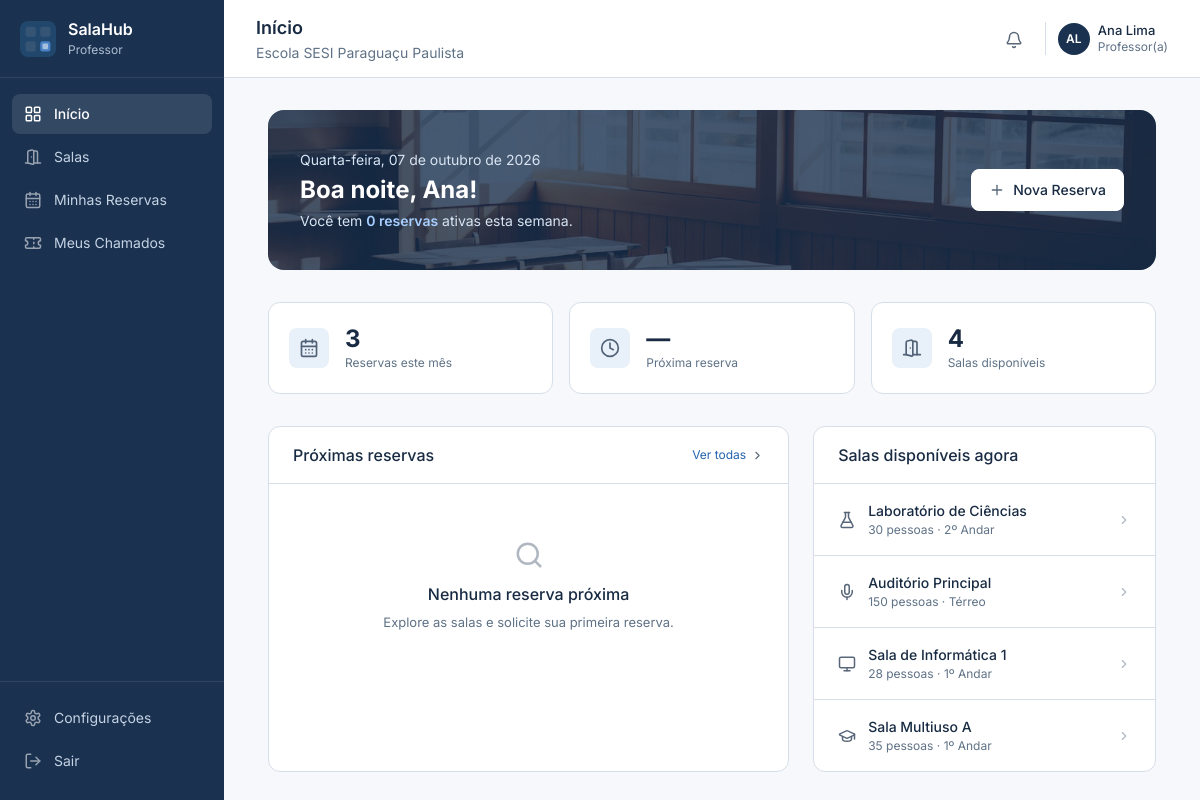
Page /index.php?page=dashboard (signed in) on the committed database.
### tables this page shows
CREATE TABLE IF NOT EXISTS users (
    id INT UNSIGNED AUTO_INCREMENT PRIMARY KEY,
    name VARCHAR(120) NOT NULL,
    email VARCHAR(190) NOT NULL,
    password_hash VARCHAR(255) NULL,
    role ENUM('Administrador', 'Técnico', 'Usuário') NOT NULL DEFAULT 'Usuário',
    created_at TIMESTAMP NOT NULL DEFAULT CURRENT_TIMESTAMP,
    updated_at TIMESTAMP NOT NULL DEFAULT CURRENT_TIMESTAMP ON UPDATE CURRENT_TIMESTAMP,
    CONSTRAINT uq_users_email UNIQUE (email),
    CONSTRAINT chk_users_name CHECK (CHAR_LENGTH(TRIM(name)) > 0),
    CONSTRAINT chk_users_email CHECK (CHAR_LENGTH(TRIM(email)) > 0)
);

CREATE TABLE IF NOT EXISTS rooms (
    id INT UNSIGNED AUTO_INCREMENT PRIMARY KEY,
    name VARCHAR(120) NOT NULL,
    type ENUM('Laboratório','Biblioteca','Auditório','Informática','Sala de Aula','Reunião') NOT NULL,
    capacity SMALLINT UNSIGNED NOT NULL,
    floor VARCHAR(60) NOT NULL,
    features VARCHAR(500) NOT NULL,
    image VARCHAR(100) NOT NULL DEFAULT 'scene-5.jpg',
    status ENUM('Disponível','Ocupado','Manutenção') NOT NULL DEFAULT 'Disponível',
    description TEXT NOT NULL,
    created_at TIMESTAMP NOT NULL DEFAULT CURRENT_TIMESTAMP,
    CONSTRAINT chk_room_name CHECK (CHAR_LENGTH(TRIM(name)) > 0),
    CONSTRAINT chk_room_capacity CHECK (capacity > 0),
    CONSTRAINT uq_room_name UNIQUE (name)
);

### app/Core/Controller.php (called while the page is built, shortened)
<?php
class Controller
{
    protected function render(string $view, array $data = []): void
    {
        extract($data, EXTR_SKIP);
        $currentUser = Auth::user();
        $admin = Auth::adminView();
        require dirname(__DIR__) . '/Views/layout.php';
    }
}

### app/Controllers/SchoolController.php (called while the page is built, shortened)
<?php
final class SchoolController extends Controller
{
    public function handle(string $page,string $action,?int $id): void
    {
        match($page) {
            'dashboard' => $this->dashboard(), 'rooms' => $this->rooms($action,$id),
            'booking' => $this->booking($action), 'reservations','approvals' => $this->reservations($page,$action,$id),
            'calendar' => $this->calendar(), 'settings' => $this->settings($action),
        };
    }
    private function dashboard(): void
    {
        $admin=Auth::adminView(); $rooms=(new Room())->search();
        $all=(new Reservation())->listing($admin?null:(int)Auth::user()['id']);
        $active=array_values(array_filter($all,fn($b)=>in_array($b['status'],['Pendente','Confirmado'],true)&&$b['date']>=date('Y-m-d')));
        $this->render($admin?'admin-dashboard':'dashboard',compact('rooms','all','active','pending','weekStart')+[
            'page'=>'dashboard','title'=>$admin?'Painel de Controle':'Início','subtitle'=>\app_config('school_name'),'userCount'=>count(array_filter((new User())->search(),fn($u)=>$u['role']==='Usuário')),
        ]);
    }
}

### app/Core/Router.php (called while the page is built, shortened)
<?php
final class Router
{
    public function dispatch(ManagementController $management): void
    {
        $page = $_GET['page'] ?? 'dashboard';
        $action = $_GET['action'] ?? 'index';
        $id = null;
        (new SchoolController())->handle($page,$action,$id);
    }
}

### index.php (called while the page is built, shortened)
<?php
require __DIR__ . '/app/bootstrap.php';
try {
    (new Router())->dispatch(new ManagementController());
} catch (Throwable $exception) {
    error_log((string) $exception);
    http_response_code(500);
    $message = 'Não foi possível concluir a operação. Verifique a configuração do banco de dados e tente novamente.';
    require __DIR__ . '/app/Views/error.php';
}

### app/Models/Model.php (called while the page is built, shortened)
<?php
abstract class Model
{
    protected string $table;
    protected PDO $db;
    public function __construct(?PDO $db = null)
    {
        $this->db = $db ?? Database::connection();
    }
    public function find(int $id): ?array
    {
        $query = $this->db->prepare("SELECT * FROM {$this->table} WHERE id = ?");
        $query->execute([$id]);
        return $query->fetch() ?: null;
    }
    protected function pattern(string $search): string
    {
        return '%' . str_replace(['!', '%', '_'], ['!!', '!%', '!_'], $search) . '%';
    }
}

### app/Core/Database.php (called while the page is built, shortened)
<?php
final class Database
{
    private static ?PDO $connection = null;
    public static function connection(): PDO
    {
        if (self::$connection === null) {
            $config = require dirname(__DIR__, 2) . '/config/database.php';
            self::$connection = new PDO(
                "mysql:host={$config['host']};port={$config['port']};dbname={$config['database']};charset=utf8mb4",
                $config['username'],
                $config['password'],
                [PDO::ATTR_ERRMODE => PDO::ERRMODE_EXCEPTION, PDO::ATTR_DEFAULT_FETCH_MODE => PDO::FETCH_ASSOC, PDO::ATTR_EMULATE_PREPARES => false]
            );
        }
        return self::$connection;
    }
}

### app/Core/Auth.php (called while the page is built, shortened)
<?php
final class Auth
{
    public static function user(): ?array
    {
        return isset($_SESSION['user_id']) ? (new User())->find((int) $_SESSION['user_id']) : null;
    }
    public static function isAdmin(): bool { return (self::user()['role'] ?? '') === 'Administrador'; }
    public static function adminView(): bool { return self::isAdmin() && ($_SESSION['view_mode'] ?? 'admin') === 'admin'; }
}

### app/bootstrap.php (called while the page is built, shortened)
<?php
spl_autoload_register(static function (string $class): void {
    if (str_starts_with($class, 'App\\')) {
        $path = __DIR__ . '/' . str_replace('\\', '/', substr($class, 4)) . '.php';
    }
});
function e(mixed $value): string
{
    return htmlspecialchars((string) $value, ENT_QUOTES | ENT_SUBSTITUTE, 'UTF-8');
}
function url(string $resource = 'dashboard', array $params = []): string
{
    return 'index.php?' . http_build_query(['page' => $resource] + $params);
}

### app/Models/Reservation.php (called while the page is built, shortened)
<?php
final class Reservation extends Model
{
    public function listing(?int $user = null, string $status = '', ?string $from = null, ?string $to = null, ?int $room = null): array
    {
        $sql = 'SELECT b.*, r.name AS room_name, r.type AS room_type, r.image AS room_image, u.name AS teacher FROM reservations b JOIN rooms r ON r.id = b.room_id JOIN users u ON u.id = b.user_id WHERE 1=1';
        $values = [];
        foreach (['b.user_id' => $user, 'b.status' => $status ?: null, 'b.room_id' => $room] as $column => $value) {
            if ($value !== null) { $sql .= " AND {$column} = ?"; $values[] = $value; }
        }
        if ($from !== null) { $sql .= ' AND b.date >= ?'; $values[] = $from; }
        $query = $this->db->prepare($sql . ' ORDER BY b.date, b.start_time, b.id');
        $query->execute($values);
        return $query->fetchAll();
    }
}

### app/Models/Room.php (called while the page is built, shortened)
<?php
final class Room extends Model
{
    public function search(string $search = '', string $type = '', int $capacity = 0, bool $available = false): array
    {
        $sql = "SELECT * FROM rooms WHERE (name LIKE ? ESCAPE '!' OR type LIKE ? ESCAPE '!' OR features LIKE ? ESCAPE '!') AND capacity >= ?";
        $values = [$this->pattern($search), $this->pattern($search), $this->pattern($search), $capacity];
        $query = $this->db->prepare($sql . ' ORDER BY id');
        $query->execute($values);
        return $query->fetchAll();
    }
}

### app/Views/dashboard.php (the view)
<?php
$availableRooms=array_values(array_filter($rooms,fn($r)=>$r['status']==='Disponível'));
$monthly=count(array_filter($all,fn($b)=>substr($b['date'],0,7)===date('Y-m')&&in_array($b['status'],['Confirmado','Pendente'],true)));
$weekCount=count(array_filter($active,fn($b)=>$b['date']<=date('Y-m-d',strtotime('sunday this week'))));
$next=$active[0]['date']??null;
$nextLabel=$next?($next===date('Y-m-d')?'Hoje':($next===date('Y-m-d',strtotime('+1 day'))?'Amanhã':date('d/m',strtotime($next)))):'—';
$days=['Domingo','Segunda-feira','Terça-feira','Quarta-feira','Quinta-feira','Sexta-feira','Sábado'];$months=['janeiro','fevereiro','março','abril','maio','junho','julho','agosto','setembro','outubro','novembro','dezembro'];
?>
<section class="welcome-banner"><img src="public/assets/images/scene-8.jpg" alt="Sala de aula"><div class="welcome-copy"><p><?= e($days[(int)date('w')].', '.date('d').' de '.$months[(int)date('n')-1].' de '.date('Y')) ?></p><h2><?= (int)date('H')<12?'Bom dia':((int)date('H')<18?'Boa tarde':'Boa noite') ?>, <?= e(explode(' ',$currentUser['name'])[0]) ?>!</h2><p>Você tem <strong><?= $weekCount ?> reservas</strong> ativas esta semana.</p></div><a class="button button-white" href="<?= e(url('rooms')) ?>"><?= icon('plus') ?>Nova Reserva</a></section>
<section class="stat-grid teacher-stats" aria-label="Resumo de reservas"><?php foreach([['calendar-days',$monthly,'Reservas este mês'],['clock',$nextLabel,'Próxima reserva'],['door-open',count($availableRooms),'Salas disponíveis']] as [$i,$value,$label]): ?><article class="stat-card"><span class="stat-icon"><?= icon($i) ?></span><div><strong><?= e($value) ?></strong><p><?= e($label) ?></p></div></article><?php endforeach; ?></section>
<div class="dashboard-grid"><section class="card"><header class="card-heading"><h3>Próximas reservas</h3><a class="text-link" href="<?= e(url('reservations')) ?>">Ver todas <?= icon('chevron-right') ?></a></header><?php if(!$active){empty_state('Nenhuma reserva próxima','Explore as salas e solicite sua primeira reserva.');}foreach(array_slice($active,0,3) as $b): ?><article class="reservation-row"><div class="date-tile"><strong><?= date('d',strtotime($b['date'])) ?></strong><small>/<?= date('m',strtotime($b['date'])) ?></small></div><div class="grow"><div class="row-title"><h4><?= e($b['room_name']) ?></h4><?= badge($b['status']) ?></div><p><?= e($b['purpose']) ?></p><small class="inline-meta"><?= icon('clock') ?><?= e(substr($b['start_time'],0,5).' – '.substr($b['end_time'],0,5)) ?></small></div></article><?php endforeach; ?></section>
<section class="card"><header class="card-heading"><h3>Salas disponíveis agora</h3></header><?php foreach(array_slice($availableRooms,0,4) as $room): ?><a class="available-row" href="<?= e(url('rooms',['action'=>'show','id'=>$room['id']])) ?>"><?= icon(room_icon($room['type'])) ?><div class="grow"><h4><?= e($room['name']) ?></h4><small><?= (int)$room['capacity'] ?> pessoas · <?= e($room['floor']) ?></small></div><?= icon('chevron-right') ?></a><?php endforeach; if(!$availableRooms){empty_state('Nenhuma sala disponível','Confira o catálogo para mais informações.');} ?></section></div>

### app/Views/layout.php (shortened to what this page needs)
<?php require_once __DIR__.'/helpers.php'; $subtitle??='Gestão escolar integrada'; ?>
<!doctype html><html lang="pt-BR"><head><link rel="stylesheet" href="public/assets/app.css"></head>
<body class="<?= $admin?'admin-view':'teacher-view' ?>"><a class="skip-link" href="#main">Pular para o conteúdo</a>
<aside class="sidebar" id="sidebar"><a class="brand" href="<?= e(url()) ?>"><img src="public/assets/logo-dark.svg" width="36" height="36" alt=""><span><strong>SalaHub</strong><small><?= $admin?'Coordenação':'Professor' ?></small></span></a>
<nav aria-label="Navegação principal">
<?php $nav=$admin?['dashboard'=>['layout-grid','Painel'],'rooms'=>['door-open','Salas'],'approvals'=>['book-open','Aprovações'],'calendar'=>['calendar-days','Calendário']]:['dashboard'=>['layout-grid','Início'],'rooms'=>['door-open','Salas'],'reservations'=>['calendar-days','Minhas Reservas'],'tickets'=>['ticket','Meus Chamados']]; foreach($nav as $key=>[$i,$label]): ?>
<a class="nav-link <?= $page===$key?'active':'' ?>" <?= $page===$key?'aria-current="page"':'' ?> href="<?= e(url($key)) ?>"><?= icon($i) ?><span><?= e($label) ?></span></a>
<?php endforeach; ?>
</nav><div class="sidebar-bottom"><a class="nav-link <?= $page==='settings'?'active':'' ?>" href="<?= e(url('settings')) ?>"><?= icon('settings') ?>Configurações</a><form method="post" action="<?= e(url('logout',['action'=>'store'])) ?>"><?= csrf_field() ?><button class="nav-link"><?= icon('log-out') ?>Sair</button></form></div></aside>
<div class="app-shell"><header class="topbar"><div class="page-heading"><h1><?= e($title) ?></h1><p><?= e($subtitle) ?></p></div><div class="header-actions">
<?php if(\App\Core\Auth::isAdmin()): ?><?= e(url('switch',['action'=>'store'])) ?><?= csrf_field() ?><?= icon('graduation-cap') ?> <?= $admin?'Professor':'Admin' ?><?php endif; ?>
<details class="notifications"><summary aria-label="Notificações"><?= icon('bell') ?></summary></details>
<a class="profile" href="<?= e(url('settings')) ?>"><span class="avatar"><?= e(initials($currentUser['name'])) ?></span><span class="profile-name"><strong><?= e($currentUser['name']) ?></strong><small><?= $admin?'Coordenação':'Professor(a)' ?></small></span></a></div></header>
<main id="main" class="content" tabindex="-1"><?php if($flash): ?><?= icon($flash['type']==='error'?'circle-alert':'check') ?><?= e($flash['message']) ?><?= icon('x') ?><?php endif; ?><?php require __DIR__.'/'.$view.'.php'; ?></main></div>
</body></html>

### app/Views/helpers.php (shortened to what this page needs)
<?php
function icon(string $name, string $class = ''): string { return '<img class="icon '.e($class).'" src="public/assets/icons/'.e($name).'.svg" width="18" height="18" alt="" aria-hidden="true">'; }
function initials(string $name): string { $parts=explode(' ',trim($name)); return mb_strtoupper(mb_substr($parts[0],0,1).(count($parts)>1?mb_substr(end($parts),0,1):'')); }
function room_icon(string $type): string {return match($type){'Laboratório'=>'flask-conical','Biblioteca'=>'book-open','Auditório'=>'mic','Informática'=>'monitor','Sala de Aula'=>'graduation-cap',default=>'users'};}
function empty_state(string $title='Nenhum resultado encontrado',string $text='Tente ajustar sua busca ou adicionar um novo registro.'): void {echo '<div class="empty-state">'.icon('search').'<h3>'.e($title).'</h3><p>'.e($text).'</p></div>';}

### rows in the picture
users: name "AL", name "Ana Lima", name "Ana"
rooms: shows a picture, name "Laboratório de Ciências", capacity "30", floor "2º Andar"
rooms: shows a picture, name "Auditório Principal", capacity "150", floor "Térreo"
rooms: shows a picture, name "Sala de Informática 1", capacity "28", floor "1º Andar"
rooms: shows a picture, name "Sala Multiuso A", capacity "35", floor "1º Andar"

### other values in the picture
$label "Início"
$label "Salas"
$label "Minhas Reservas"
$label "Meus Chamados"
$title "Início"
$subtitle "Escola SESI Paraguaçu Paulista"
$weekCount "0"
$value "3"
$label "Reservas este mês"
$value "—"
$label "Próxima reserva"
$value "4"
$label "Salas disponíveis"
$title "Nenhuma reserva próxima"
$text "Explore as salas e solicite sua primeira reserva."
